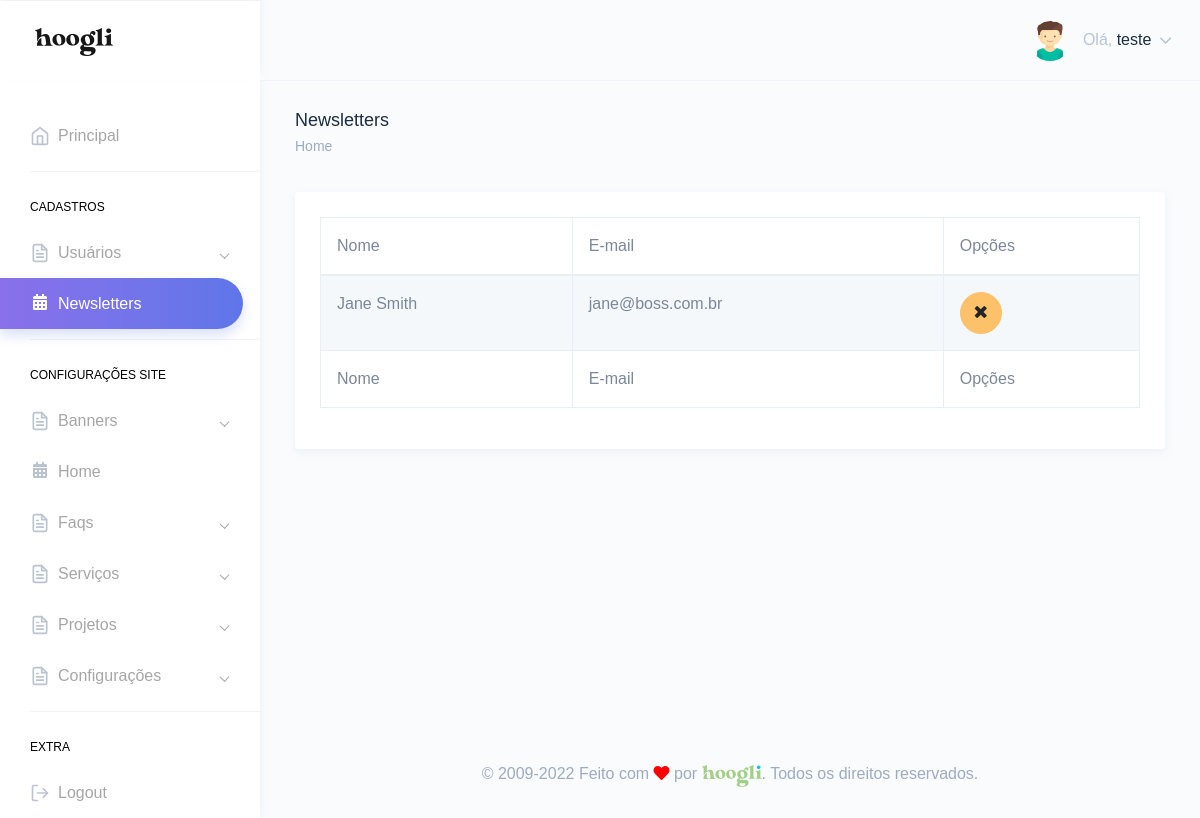
Page /painel/newsletters.php (signed in) on the committed database.
### tables this page shows
CREATE TABLE `tbl_usuarios` (
  `id` int(11) NOT NULL,
  `nome` varchar(250) DEFAULT NULL,
  `email` varchar(250) DEFAULT NULL,
  `telefone` varchar(250) DEFAULT NULL,
  `endereco` varchar(250) DEFAULT NULL,
  `cpf` varchar(100) DEFAULT NULL,
  `login` varchar(100) DEFAULT NULL,
  `senha` varchar(100) DEFAULT NULL,
  `foto` varchar(250) DEFAULT NULL,
  `id_cargo` int(11) DEFAULT NULL,
  `sexo` varchar(2) DEFAULT NULL,
  `perm_cad_usuario` varchar(2) DEFAULT NULL,
  `perm_relatorio` varchar(2) DEFAULT NULL,
  `perm_add_usuario` varchar(2) DEFAULT NULL,
  `perm_edit_usuario` varchar(2) DEFAULT NULL,
  `perm_del_usuario` varchar(2) DEFAULT NULL,
  `perm_cad_contato` varchar(2) DEFAULT NULL,
  `perm_edit_contato` varchar(2) DEFAULT NULL,
  `perm_del_contato` varchar(2) DEFAULT NULL,
  `perm_edit_contato_nf` varchar(3) DEFAULT NULL,
  `perm_pag_principal_rm` varchar(2) DEFAULT NULL,
  `perm_pag_principal_uc` varchar(2) DEFAULT NULL,
  `admin_geral` varchar(2) DEFAULT NULL,
  `data_frase` date DEFAULT NULL,
  `id_frase` int(11) DEFAULT NULL,
  `frase_lida` varchar(2) DEFAULT NULL
);

CREATE TABLE `tbl_newsletter` (
  `id` int(11) NOT NULL,
  `nome` varchar(250) DEFAULT NULL,
  `email` varchar(250) DEFAULT NULL
);

### Connection/con-pdo.php (called while the page is built, shortened)
<?php
$conInstanciada = '';
if(empty($conInstanciada)) {
	class Conexao {
		private static $pdo;
		public static function getInstance() {
		if (!isset(self::$pdo)) {
		 try {
		  $opcoes = array(PDO::MYSQL_ATTR_INIT_COMMAND => 'SET NAMES utf8', PDO::ATTR_PERSISTENT => TRUE);
		  self::$pdo = new PDO("mysql:host=" . HOST . "; dbname=" . DBNAME . "; charset=" . CHARSET . ";", USER, PASSWORD, $opcoes);
		  self::$pdo->setAttribute(PDO::ATTR_ERRMODE, PDO::ERRMODE_EXCEPTION);
		 } catch (PDOException $e) {
		  print "Erro: " . $e->getMessage();
		 }
		}
		return self::$pdo;
		}
	}
}

### Class/acesso.class.php (called while the page is built, shortened)
<?php
$AcessoInstanciada = '';
if(empty($AcessoInstanciada)) {
	if(file_exists('Connection/conexao.php')) {
		require_once('Connection/con-pdo.php');
		require_once('funcoes.php');
	} else {
		require_once('../Connection/con-pdo.php');
		require_once('../funcoes.php');
	}
	class Acesso {
		private $pdo = null;
		private static $Acesso = null;
		private function __construct($conexao){
			$this->pdo = $conexao;
		}
		public static function getInstance($conexao){
			if (!isset(self::$Acesso)):
				self::$Acesso = new Acesso($conexao);
			endif;
			return self::$Acesso;
		}
		function rsDados($id='', $idCargo='', $orderBy='', $limite='') {
			$sqlLimite = '';
			$sqlOrdem = '';
			$sql = '';
			$nCampos = 0;
			if(!empty($id)) {
				$sql .= " and id = ?";
				$nCampos++;
				$campo[$nCampos] = $id;
			}
			try{
				$sql = "SELECT * FROM tbl_usuarios where 1=1 $sql $sqlOrdem $sqlLimite";
				$stm = $this->pdo->prepare($sql);
				for($i=1; $i<=$nCampos; $i++) {
					$stm->bindValue($i, $campo[$i]);
				}
				$stm->execute();
				$rsDados = $stm->fetchAll(PDO::FETCH_OBJ);
				if($id <> '' or $limite == 1) {
					return($rsDados[0]);
				} else {
					return($rsDados);
				}
			} catch(PDOException $erro){
				echo $erro->getMessage();
			}
		}
	}
}

### painel/verifica.php (called while the page is built, shortened)
<?php
include "../Class/acesso.class.php";
$verificaRestrito = Acesso::getInstance(Conexao::getInstance());
include "../Class/newsletters.class.php";
$newsletters = Newsletters::getInstance(Conexao::getInstance());
$verificaRestrito->restritoAdmin();
$dadosUsuarioLogado = $verificaRestrito->rsDados($_SESSION['dadosLogado']->id);
?>

### funcoes.php (called while the page is built, shortened)
<?php
  function icone_genero($genero) {
    switch ($genero) {
      case "M": return "assets/images/avatars/boy.svg"; break;
    }
  }
?>

### Class/newsletters.class.php (called while the page is built, shortened)
<?php
$NewslettersInstanciada = '';
if(empty($NewslettersInstanciada)) {
	if(file_exists('Connection/conexao.php')) {
		require_once('Connection/con-pdo.php');
		require_once('funcoes.php');
	} else {
		require_once('../Connection/con-pdo.php');
		require_once('../funcoes.php');
	}
	class Newsletters {
		private $pdo = null;
		private static $Newsletters = null;
		private function __construct($conexao){
			$this->pdo = $conexao;
		}
		public static function getInstance($conexao){
			if (!isset(self::$Newsletters)):
				self::$Newsletters = new Newsletters($conexao);
			endif;
			return self::$Newsletters;
		}
		function rsDados($id='', $orderBy='', $limite='') {
			$nCampos = 0;
			$sql = '';
			$sqlOrdem = '';
			$sqlLimite = '';
			try{
				$sql = "SELECT * FROM tbl_newsletter where 1=1 $sql $sqlOrdem $sqlLimite";
				$stm = $this->pdo->prepare($sql);
				for($i=1; $i<=$nCampos; $i++) {
					$stm->bindValue($i, $campo[$i]);
				}
				$stm->execute();
				$rsDados = $stm->fetchAll(PDO::FETCH_OBJ);
				if($id <> '' or $limite == 1) {
					return($rsDados[0]);
				} else {
					return($rsDados);
				}
			} catch(PDOException $erro){
				echo $erro->getMessage();
			}
		}
	}
}

### painel/newsletters.php (the view, shortened to what this page needs)
<?php include "verifica.php";
$puxaNewsletters = $newsletters->rsDados();
?>
<!DOCTYPE html>
<html dir="ltr" lang="pt-br">
<head>
    <link href="dist/css/style.min.css" rel="stylesheet">
</head>
<body>
    <div id="main-wrapper" data-theme="light" data-layout="vertical" data-navbarbg="skin6" data-sidebartype="full" data-sidebar-position="fixed" data-header-position="fixed" data-boxed-layout="full">
      <?php include "header.php";?>
       <?php include "inc-menu-lateral.php";?>
        <div class="page-wrapper">
            <div class="page-breadcrumb">
                <div class="row">
                    <div class="col-7 align-self-center">
                        <h4 class="page-title text-truncate text-dark font-weight-medium mb-1">Newsletters</h4>
                        <div class="d-flex align-items-center">
                            <nav aria-label="breadcrumb">
                                <ol class="breadcrumb m-0 p-0">
                                    <li class="breadcrumb-item"><a href="." class="text-muted">Home</a></li>
                                </ol>
                            </nav>
                        </div>
                    </div>
                </div>
            </div>
            <div class="container-fluid">
                <div class="row">
                    <div class="col-12">
                        <div class="card">
                            <div class="card-body">
                                <div class="table-responsive">
                                    <table id="zero_config" class="table table-striped table-bordered no-wrap">
                                        <thead>
                                            <tr>
                                                <th>Nome</th>
                                                <th>E-mail</th>
                                                <th>Opções</th>
                                            </tr>
                                        </thead>
                                        <tbody>
                                            <?php
                                            if(count($puxaNewsletters) > 0){
                                            foreach($puxaNewsletters as $newsletter){?>
                                            <tr>
                                                <td><?php echo $newsletter->nome;?></td>
                                                <td><?php echo $newsletter->email;?></td>
                                                <td>
                                                    <a href="newsletters.php?id=<?php echo $newsletter->id;?>&acao=excluirNewsletter" class="btn btn-warning btn-circle"><i class="fa fa-times"></i></a>
                                                </td>
                                            </tr>
                                            <?php } }?>
                                        </tbody>
                                        <tfoot>
                                            <tr>
                                                <th>Nome</th>
                                                <th>E-mail</th>
                                                <th>Opções</th>
                                            </tr>
                                        </tfoot>
                                    </table>
                                </div>
                            </div>
                        </div>
                    </div>
                </div>
            </div>
        <?php include "footer.php";?>
        </div>
    </div>
</body>
</html>

### painel/header.php (shortened to what this page needs)
<header class="topbar" data-navbarbg="skin6">
            <nav class="navbar top-navbar navbar-expand-md">
                <div class="navbar-header" data-logobg="skin6">
                    <div class="navbar-brand">
                        <a href=".">
                            <span class="logo-text">
                                <img src="assets/images/hoogli_logo.png" alt="homepage" class="dark-logo" />
                            </span>
                        </a>
                    </div>
                </div>
                <div class="navbar-collapse collapse" id="navbarSupportedContent">
                    <ul class="navbar-nav float-right">
                        <li class="nav-item dropdown">
                            <a class="nav-link dropdown-toggle" href="javascript:void(0)" data-toggle="dropdown"
                                aria-haspopup="true" aria-expanded="false">
                                <?php if(!empty($dadosUsuarioLogado->foto)){?>
                                <img src="../img/<?php echo $dadosUsuarioLogado->foto;?>" alt="<?php echo $dadosUsuarioLogado->nome;?>" class="rounded-circle" width="40">
                                <?php }else{?>
                                <img src="<?php echo icone_genero($dadosUsuarioLogado->sexo);?>" alt="<?php echo $dadosUsuarioLogado->nome;?>" class="rounded-circle" width="40">
                                <?php }?>
                                <span class="ml-2 d-none d-lg-inline-block"><span>Olá,</span> <span
                                        class="text-dark"><?php echo $dadosUsuarioLogado->nome;?></span> <i data-feather="chevron-down"
                                        class="svg-icon"></i></span>
                            </a>
                        </li>
                    </ul>
                </div>
            </nav>
        </header>

### rows in the picture
tbl_usuarios: nome "teste"
tbl_newsletter: nome "Jane Smith", email "jane@boss.com.br"
